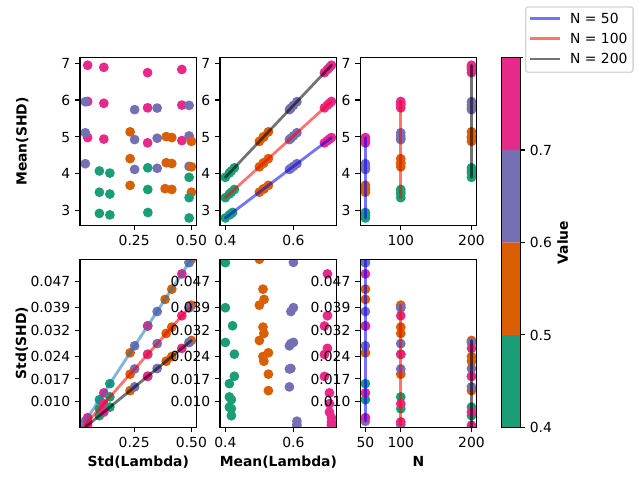

Here is the Python script that generated this plot:
import numpy as np
import matplotlib.pyplot as plt
from matplotlib.colors import ListedColormap, BoundaryNorm

plt.rcParams['pdf.fonttype'] = 42
# define function for formula of std(SHD)
def stdSHD(std_lamb, length):
    stdSHD = (0.65 * (length ** (-0.45922))) * std_lamb
    return stdSHD

# Seq, N, mean_lambda, std_lambda, mean_SHD, std_SHD
Array = np.loadtxt(f'HydrophFig4Data/50PointsArray_Old', dtype=object, delimiter=',')
for i in range(1, 7):
    Array[:, i] = Array[:, i].astype(float)

# Set color values depending on the rounded values in the 7th column of the array (mean(lambda) identities)
unique_values = np.unique(Array[:, 6])
color_values = [0.4, 0.5, 0.6, 0.7]
norm = BoundaryNorm(boundaries=[0.4, 0.5, 0.6, 0.7, 0.8], ncolors=4, extend='neither')
set1_colors = plt.get_cmap('Dark2').colors
selected_colors = [set1_colors[i] for i in [0, 1, 2, 3]]  # First 3 (index 0, 1, 2) and 5th (index 4)
cmap = ListedColormap(selected_colors)
color_indices = np.array([np.digitize(val, color_values) - 1 for val in Array[:, 6]])

fig, axs = plt.subplots(2, 3)
# fig, axs = plt.subplots(2, 3, dpi=300, figsize=(6, 4))

dash_style = [4, 4]
# Plot scattered data points
sc0 = axs[0, 0].scatter(Array[:, 3], Array[:, 4], c=Array[:, 6], cmap=cmap, norm=norm)
# axs[0, 0].plot(Array[:16, 3], Array[:16, 4], c='blue', linewidth=2, linestyle='--', dashes=dash_style)
# axs[0, 0].plot(Array[16:32, 3], Array[16:32, 4], c='red', linewidth=2, linestyle='--', dashes=dash_style)
# axs[0, 0].plot(Array[32:48, 3], Array[32:48, 4], c='black', linewidth=2, linestyle='--', dashes=dash_style)


sc1 = axs[0, 1].scatter(Array[:, 2], Array[:, 4], c=Array[:, 6], cmap=cmap, norm=norm)
axs[0, 1].plot(Array[:16, 2], Array[:16, 4], c='blue', linewidth=2.0, label='N = 50', alpha=0.55)
axs[0, 1].plot(Array[16:32, 2], Array[16:32, 4], c='red', linewidth=2.0, label='N = 100', alpha=0.55)
axs[0, 1].plot(Array[32:48, 2], Array[32:48, 4], c='black', linewidth=2.0, label='N = 200', alpha=0.55)

sc2 = axs[0, 2].scatter(Array[:, 1], Array[:, 4], c=Array[:, 6], cmap=cmap, norm=norm)
axs[0, 2].plot(Array[:16, 1], Array[:16, 4], c='blue', linewidth=2.0, alpha=0.55)
axs[0, 2].plot(Array[16:32, 1], Array[16:32, 4], c='red', linewidth=2.0, alpha=0.55)
axs[0, 2].plot(Array[32:48, 1], Array[32:48, 4], c='black', linewidth=2.0, alpha=0.55)

sc3 = axs[1, 0].scatter(Array[:, 3], Array[:, 5], c=Array[:, 6], cmap=cmap, norm=norm)
axs[1, 0].plot(Array[:16, 3], Array[:16, 5], linewidth=2.0, alpha=0.55)
axs[1, 0].plot(Array[16:32, 3], Array[16:32, 5], c='red', linewidth=2.0, alpha=0.55)
axs[1, 0].plot(Array[32:48, 3], Array[32:48, 5], c='black', linewidth=2.0, alpha=0.55)

sc4 = axs[1, 1].scatter(Array[:, 2], Array[:, 5], c=Array[:, 6], cmap=cmap, norm=norm)
# axs[1, 1].plot(Array[:16, 2], Array[:16, 5], c='blue', linewidth=1.5, linestyle='--')
# axs[1, 1].plot(Array[16:32, 2], Array[16:32, 5], c='red', linewidth=1.5, linestyle='--')
# axs[1, 1].plot(Array[32:48, 2], Array[32:48, 5], c='black', linewidth=1.5, linestyle='--')

sc5 = axs[1, 2].scatter(Array[:, 1], Array[:, 5], c=Array[:, 6], cmap=cmap, norm=norm)
axs[1, 2].plot(Array[:16, 1], Array[:16, 5], c='blue', linewidth=2.0, alpha=0.55)
axs[1, 2].plot(Array[16:32, 1], Array[16:32, 5], c='red', linewidth=2.0, alpha=0.55)
axs[1, 2].plot(Array[32:48, 1], Array[32:48, 5], c='black', linewidth=2.0, alpha=0.55)


# Axis Labels
axs[0, 0].set_ylabel('Mean(SHD)', fontweight='bold', labelpad=23)
axs[1, 0].set_ylabel('Std(SHD)', fontweight='bold', labelpad=1)
axs[1, 0].set_xlabel('Std(Lambda)', fontweight='bold')
axs[1, 1].set_xlabel('Mean(Lambda)', fontweight='bold')
axs[1, 2].set_xlabel('N', fontweight='bold')
fig.legend()

# Ticks
axs[1, 2].set_xticks([50, 100, 200])
# set y-bounds for std(SHD)
y_min = np.min(Array[:-1, 5])
y_max = np.max(Array[:-1, 5])
# print(f"{y_min}\n{y_max}")
y_int = (y_max-y_min)/7
y_ticks = (np.arange(y_min, y_max + y_int, y_int)).round(decimals=3)
for ax in axs[1, :]:
    ax.set_yticks(y_ticks)
    ax.set_ylim(y_min, y_max)

# plt.tight_layout()

# set colorbars
cbar = fig.colorbar(sc0, ax=axs, location='right', boundaries=[0.4, 0.5, 0.6, 0.7], ticks=[0.4, 0.5, 0.6, 0.7])
cbar.set_label('Value', fontweight='bold')

plt.savefig('HydrophFig4.pdf')
plt.show()